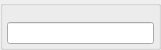
<?xml version="1.0" encoding="UTF-8"?>
<ui version="4.0">
 <class>SearchWidget</class>
 <widget class="QWidget" name="SearchWidget">
  <property name="geometry">
   <rect>
    <x>0</x>
    <y>0</y>
    <width>161</width>
    <height>50</height>
   </rect>
  </property>
  <property name="windowTitle">
   <string>Form</string>
  </property>
  <layout class="QHBoxLayout" name="horizontalLayout">
   <property name="spacing">
    <number>0</number>
   </property>
   <property name="margin">
    <number>0</number>
   </property>
   <item>
    <widget class="QGroupBox" name="group">
     <property name="title">
      <string/>
     </property>
     <layout class="QHBoxLayout" name="horizontalLayout_2">
      <property name="spacing">
       <number>0</number>
      </property>
      <property name="leftMargin">
       <number>4</number>
      </property>
      <property name="topMargin">
       <number>15</number>
      </property>
      <property name="rightMargin">
       <number>4</number>
      </property>
      <property name="bottomMargin">
       <number>2</number>
      </property>
      <item>
       <widget class="QLineEdit" name="search">
        <property name="toolTip">
         <string>Enter some text to filter the publishes shown in the view below.&lt;br&gt;
Click the magnifying glass icon above to disable the filter.</string>
        </property>
       </widget>
      </item>
     </layout>
    </widget>
   </item>
  </layout>
 </widget>
 <resources>
  <include location="resources.qrc"/>
 </resources>
 <connections/>
</ui>
